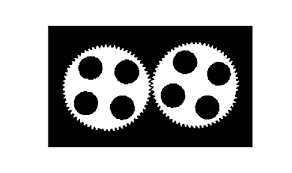
#> input picture Practice/0328/gear_tooth.png, 292 x 173 px, found by its file name
$ jupyter execute --allow-errors opencv_morphology.ipynb
#> lines starting #> are read from the running program, lines starting #| are printed output that depends on the picture; after the words box and inside, x2 and y2 are one past the last pixel; in counts of white or black regions, pixels touching at a corner belong together
[cell 1]
#convolution : image smoothing (lowpass)

import cv2
import numpy as np
img = cv2.imread('lena.png')
#> (the rest of this cell did not finish here and is left out)

[cell 2]
#convolution : image sharping

import cv2
import numpy as np
img = cv2.imread('sakura.jpg')
#> (the rest of this cell did not finish here and is left out)

[cell 3]
#morphological filter

import cv2
import numpy as np

img0 = cv2.imread('morphology_cell.png', cv2.IMREAD_GRAYSCALE)
retval, img = cv2.threshold(img0, 225, 255, cv2.THRESH_BINARY)
#Square Kernel
#kernel = np.ones((5, 5), np.uint8)
#Elliptical Kernel
kernel = cv2.getStructuringElement(cv2.MORPH_ELLIPSE,(15,15))
"""
kernel = np.array(
         [[0, 0, 1, 0, 0],
          [1, 1, 1, 1, 1],
          [1, 1, 1, 1, 1],
          [1, 1, 1, 1, 1],
          [0, 0, 1, 0, 0]], dtype=np.uint8)
"""
print(kernel)
#> (the rest of this cell did not finish here and is left out)

[cell 4]
#gear tooth inspection using morphological filter

import cv2
import numpy as np
from matplotlib import pyplot as plt

img = cv2.imread('gear_tooth.png', cv2.IMREAD_GRAYSCALE)
#> img is the input picture: shape (173, 292); min 0, max 255, mean 168.2
retval, img_a = cv2.threshold(img, 225, 255, cv2.THRESH_BINARY)
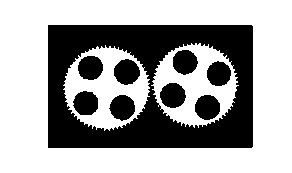
#> img_a: shape (173, 292); 63.9% white; 9 black regions, largest, box (x1, y1, x2, y2) and area: (48, 25, 253, 148) 14309, (114, 59, 140, 85) 510, (160, 83, 186, 108) 501

kernel_dot = cv2.getStructuringElement(cv2.MORPH_ELLIPSE,(3,3))
kernel_hole = cv2.getStructuringElement(cv2.MORPH_ELLIPSE,(30,30))
kernel_hole_e = cv2.erode(kernel_hole, kernel_dot, iterations=1)
kernel_hole_ring = kernel_hole - kernel_hole_e
plt.subplot(1,3,1)
plt.imshow(kernel_hole, cmap = 'gray')
plt.subplot(1,3,2)
plt.imshow(kernel_hole_e, cmap = 'gray')
plt.subplot(1,3,3)
plt.imshow(kernel_hole_ring, cmap = 'gray')

img_b = cv2.erode(img_a, kernel_hole_ring, iterations=1)
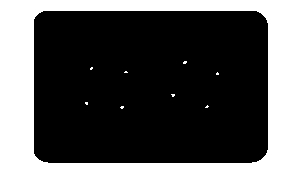
#> img_b: shape (173, 292); 30.1% white; 9 white regions (8 under 20 px), largest, box (x1, y1, x2, y2) and area: (0, 0, 292, 173) 15146
img_c = cv2.dilate(img_b, kernel_hole, iterations=1)
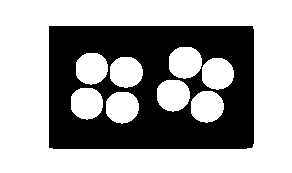
#> img_c: shape (173, 292); 63.4% white; 1 black region, box (x1, y1, x2, y2) and area: (49, 26, 254, 149) 18472
img_d = cv2.bitwise_or(img, img_c)
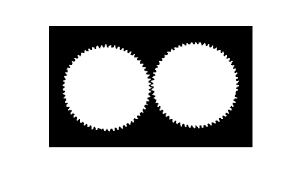
#> img_d: shape (173, 292); min 0, max 255, mean 187.4

cv2.imshow('(a)', img_a)
cv2.imshow('(b)', img_b)
cv2.imshow('(c)', img_c)
cv2.imshow('(d)', img_d)

cv2.waitKey()
cv2.destroyAllWindows()
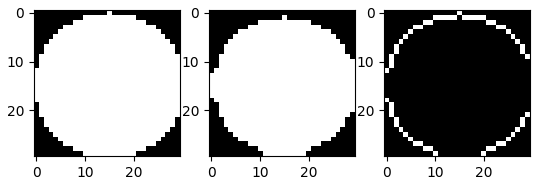
#> figure drawn by matplotlib, 3 panels
